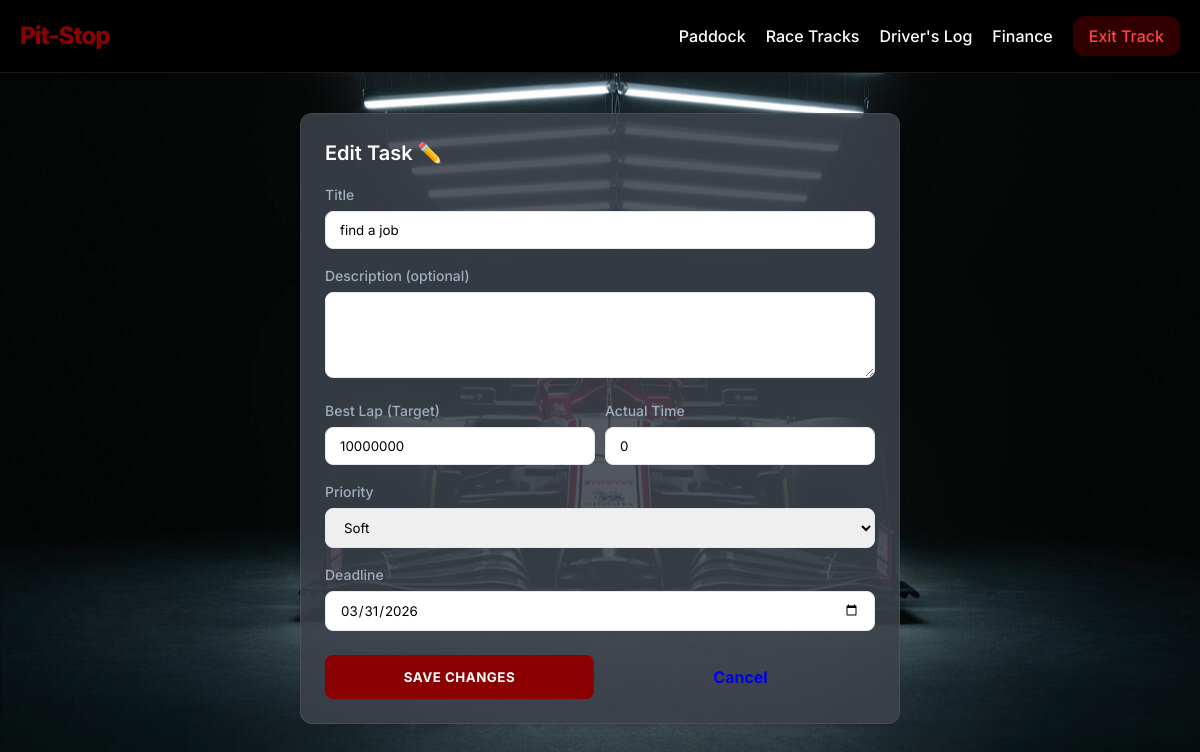
The page /tasks/2/edit (signed in) on the database its author committed.
### app.py (models this page shows, shortened)
class Task(db.Model):
    id           = db.Column(db.Integer, primary_key=True)
    title        = db.Column(db.String(200), nullable=False)
    description  = db.Column(db.Text, default='')
    deadline     = db.Column(db.Date, nullable=True)
    best_lap     = db.Column(db.Integer, default=0) # Planned time in minutes
    actual_time  = db.Column(db.Integer, default=0) # Actual time in minutes
    priority     = db.Column(db.String(10), default='medium')
    completed    = db.Column(db.Boolean, default=False)
    created_at   = db.Column(db.DateTime, default=datetime.utcnow)
    user_id      = db.Column(db.Integer, db.ForeignKey('user.id'), nullable=False)

### app.py (the view, shortened to what this page needs)
@app.route('/tasks/<int:tid>/edit', methods=['GET', 'POST'])
@login_required
def edit_task(tid):
    t = Task.query.filter_by(id=tid, user_id=session['user_id']).first_or_404()
    return render_template('edit_task.html', task=t, user=get_user())

### app.py (called while the page is built)
def login_required(f):
    @wraps(f)
    def decorated(*args, **kwargs):
        if 'user_id' not in session or User.query.get(session['user_id']) is None:
            session.pop('user_id', None) # Clear invalid session
            flash('Войдите в систему.', 'warning')
            return redirect(url_for('login'))
        return f(*args, **kwargs)
    return decorated

def get_user():
    return User.query.get(session['user_id']) if 'user_id' in session else None

### templates/edit_task.html (shortened to what this page needs)
{% extends "base.html" %}
{% block content %}
<div style="max-width: 600px; margin: 40px auto;">
    <div class="card">
        <h2 class="card-title">Edit Task ✏️</h2>
        <form method="POST">
            <div class="form-group">
                <label>Title</label>
                <input type="text" name="title" class="form-input" value="{{ task.title }}" required>
            </div>
            <div class="form-group">
                <label>Description (optional)</label>
                <textarea name="description" class="form-input" rows="4">{{ task.description or '' }}</textarea>
            </div>
            <div class="form-group" style="display: grid; grid-template-columns: 1fr 1fr; gap: 10px;">
                <div>
                    <label>Best Lap (Target)</label>
                    <input type="number" name="best_lap" class="form-input" value="{{ task.best_lap }}">
                </div>
                <div>
                    <label>Actual Time</label>
                    <input type="number" name="actual_time" class="form-input" value="{{ task.actual_time }}">
                </div>
            </div>
            <div class="form-group">
                <label>Priority</label>
                <select name="priority" class="form-input">
                    <option value="low" {% if task.priority=='low' %}selected{% endif %}>Soft</option>
                </select>
            </div>
            <div class="form-group">
                <label>Deadline</label>
                <input type="date" name="deadline" class="form-input"
                    value="{{ task.deadline.strftime('%Y-%m-%d') if task.deadline else '' }}">
            </div>
            <div style="display: flex; gap: 12px; margin-top: 24px;">
                <button type="submit" class="btn btn-primary" style="flex: 1;">Save Changes</button>
                <a href="{{ url_for('tasks') }}" class="btn btn-secondary"
                    style="flex: 1; text-align: center;">Cancel</a>
            </div>
        </form>
    </div>
</div>
{% endblock %}

### static/css/style.css (style rules this page uses)
:root { --primary: #8b0000; --primary-hover: #660000; --bg-main: #000000; --bg-card: #ffffff; --text-main: #1e293b; --text-muted: #64748b; --border: #e2e8f0; --success: #22c55e; --error: #ef4444; --warning: #f59e0b; --radius: 12px; --shadow: 0 4px 6px -1px rgb(0 0 0 / 0.1), 0 2px 4px -2px rgb(0 0 0 / 0.1); }
* { margin: 0; padding: 0; box-sizing: border-box; font-family: 'Inter', -apple-system, BlinkMacSystemFont, "Segoe UI", Roboto, sans-serif; }
body { background-image: url('../img/bg.jpg'); background-size: cover; background-attachment: fixed; background-position: center; color: var(--text-main); line-height: 1.5; min-height: 100vh; }
.card { background: rgba(60, 65, 75, 0.88); border-radius: var(--radius); border: 1px solid rgba(255, 255, 255, 0.08); padding: 24px; box-shadow: var(--shadow); color: #ffffff; }
.card-title { font-size: 1.25rem; font-weight: 600; color: #ffffff; margin-bottom: 16px; display: flex; justify-content: space-between; align-items: center; }
.form-group { margin-bottom: 16px; }
.form-group label { display: block; font-size: 0.875rem; font-weight: 500; margin-bottom: 6px; color: #a0aec0; }
.form-input { width: 100%; padding: 10px 14px; border: 1px solid var(--border); border-radius: 8px; outline: none; transition: border-color 0.2s; }
.btn { display: inline-block; padding: 10px 20px; border-radius: 8px; font-weight: 700; text-align: center; cursor: pointer; transition: all 0.2s; border: none; text-decoration: none; }
.btn-primary { background: var(--primary); color: white; text-transform: uppercase; letter-spacing: 0.5px; }

### templates/base.html (style rules this page uses)
a, button, input { transition: all 0.2s ease; }

### rows shown on the page
Task: title "find a job", best_lap "10000000", actual_time "0", priority "Soft", deadline "03/31/2026"
